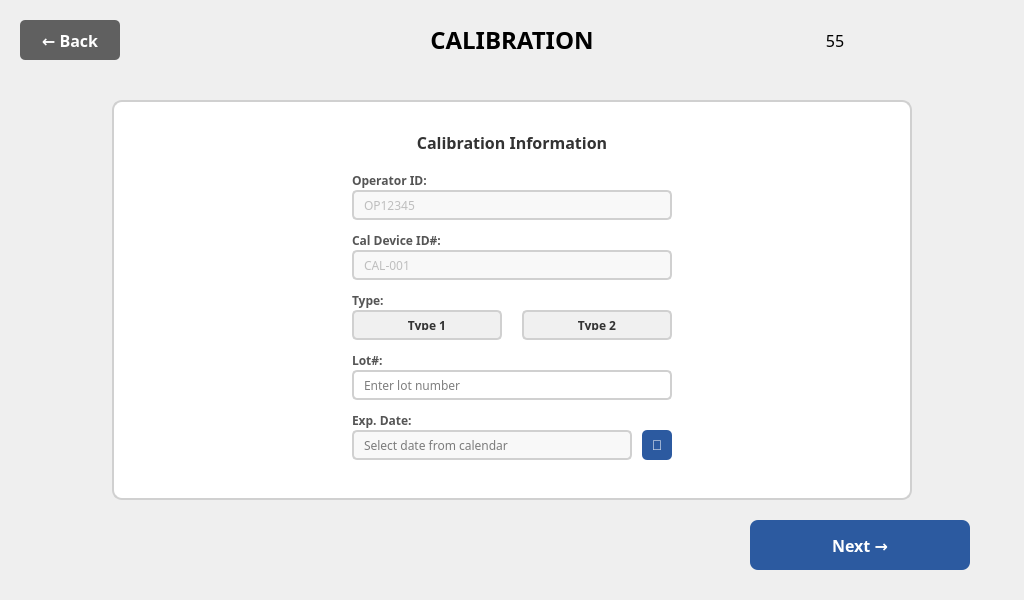
<?xml version="1.0" encoding="UTF-8"?>
<ui version="4.0">
 <class>CalibrationIntroView</class>
 <widget class="QMainWindow" name="CalibrationIntroView">
  <property name="geometry">
   <rect>
    <x>0</x>
    <y>0</y>
    <width>1024</width>
    <height>600</height>
   </rect>
  </property>
  <property name="windowTitle">
   <string>Calibration - Intro</string>
  </property>
  <property name="unifiedTitleAndToolBarOnMac">
   <bool>false</bool>
  </property>
  <widget class="QWidget" name="centralwidget">
   <!-- Header Section -->
   <widget class="QPushButton" name="pushButton_Back">
    <property name="geometry">
     <rect>
      <x>20</x>
      <y>20</y>
      <width>100</width>
      <height>40</height>
     </rect>
    </property>
    <property name="font">
     <font>
      <family>Pretendard</family>
      <pointsize>16</pointsize>
      <weight>75</weight>
      <bold>true</bold>
     </font>
    </property>
    <property name="styleSheet">
     <string notr="true">QPushButton {
    background-color: #606060;
    color: white;
    border: none;
    border-radius: 5px;
    font-size: 16px;
    font-weight: bold;
}
QPushButton:hover {
    background-color: #707070;
}
QPushButton:pressed {
    background-color: #505050;
}</string>
    </property>
    <property name="text">
     <string>← Back</string>
    </property>
   </widget>
   <widget class="QLabel" name="label_9">
    <property name="geometry">
     <rect>
      <x>850</x>
      <y>20</y>
      <width>80</width>
      <height>40</height>
     </rect>
    </property>
    <property name="text">
     <string/>
    </property>
    <property name="pixmap">
     <pixmap>../image/Icon/Battery_Icon-050.png</pixmap>
    </property>
    <property name="scaledContents">
     <bool>true</bool>
    </property>
   </widget>
   <widget class="QLabel" name="label_title">
    <property name="geometry">
     <rect>
      <x>412</x>
      <y>20</y>
      <width>200</width>
      <height>40</height>
     </rect>
    </property>
    <property name="font">
     <font>
      <family>Pretendard</family>
      <pointsize>18</pointsize>
      <weight>75</weight>
      <bold>true</bold>
     </font>
    </property>
    <property name="text">
     <string>CALIBRATION</string>
    </property>
    <property name="alignment">
     <set>Qt::AlignCenter</set>
    </property>
   </widget>
   <widget class="QLabel" name="label_DateNClock">
    <property name="geometry">
     <rect>
      <x>140</x>
      <y>20</y>
      <width>300</width>
      <height>40</height>
     </rect>
    </property>
    <property name="palette">
     <palette>
      <active>
       <colorrole role="WindowText">
        <brush brushstyle="SolidPattern">
         <color alpha="255">
          <red>79</red>
          <green>79</green>
          <blue>79</blue>
         </color>
        </brush>
       </colorrole>
      </active>
      <inactive>
       <colorrole role="WindowText">
        <brush brushstyle="SolidPattern">
         <color alpha="255">
          <red>79</red>
          <green>79</green>
          <blue>79</blue>
         </color>
        </brush>
       </colorrole>
      </inactive>
      <disabled>
       <colorrole role="WindowText">
        <brush brushstyle="SolidPattern">
         <color alpha="255">
          <red>120</red>
          <green>120</green>
          <blue>120</blue>
         </color>
        </brush>
       </colorrole>
      </disabled>
     </palette>
    </property>
    <property name="font">
     <font>
      <family>Pretendard</family>
      <pointsize>17</pointsize>
      <weight>50</weight>
      <bold>false</bold>
     </font>
    </property>
    <property name="text">
     <string></string>
    </property>
    <property name="alignment">
     <set>Qt::AlignLeading|Qt::AlignLeft|Qt::AlignVCenter</set>
    </property>
   </widget>
   <widget class="QLabel" name="label_BatteryGuage">
    <property name="geometry">
     <rect>
      <x>820</x>
      <y>20</y>
      <width>30</width>
      <height>40</height>
     </rect>
    </property>
    <property name="palette">
     <palette>
      <active>
       <colorrole role="WindowText">
        <brush brushstyle="SolidPattern">
         <color alpha="255">
          <red>0</red>
          <green>0</green>
          <blue>0</blue>
         </color>
        </brush>
       </colorrole>
      </active>
      <inactive>
       <colorrole role="WindowText">
        <brush brushstyle="SolidPattern">
         <color alpha="255">
          <red>0</red>
          <green>0</green>
          <blue>0</blue>
         </color>
        </brush>
       </colorrole>
      </inactive>
      <disabled>
       <colorrole role="WindowText">
        <brush brushstyle="SolidPattern">
         <color alpha="255">
          <red>120</red>
          <green>120</green>
          <blue>120</blue>
         </color>
        </brush>
       </colorrole>
      </disabled>
     </palette>
    </property>
    <property name="font">
     <font>
      <family>Pretendard</family>
      <pointsize>12</pointsize>
      <weight>50</weight>
      <bold>false</bold>
     </font>
    </property>
    <property name="text">
     <string>55</string>
    </property>
    <property name="alignment">
     <set>Qt::AlignCenter</set>
    </property>
   </widget>

   <!-- Main Form Section -->
   <widget class="QFrame" name="frame_calibration">
    <property name="geometry">
     <rect>
      <x>112</x>
      <y>100</y>
      <width>800</width>
      <height>400</height>
     </rect>
    </property>
    <property name="styleSheet">
     <string notr="true">QFrame {
    background-color: white;
    border: 2px solid #d0d0d0;
    border-radius: 10px;
}</string>
    </property>
    <property name="frameShape">
     <enum>QFrame::StyledPanel</enum>
    </property>
    <property name="frameShadow">
     <enum>QFrame::Raised</enum>
    </property>
    <!-- Form Title -->
    <widget class="QLabel" name="label_form_title">
     <property name="geometry">
      <rect>
       <x>40</x>
       <y>30</y>
       <width>720</width>
       <height>25</height>
      </rect>
     </property>
     <property name="font">
      <font>
       <family>Pretendard</family>
       <pointsize>16</pointsize>
       <weight>75</weight>
       <bold>true</bold>
      </font>
     </property>
     <property name="styleSheet">
      <string notr="true">QLabel {
    font-size: 16px;
    font-weight: bold;
    color: #333333;
    border: none;
}</string>
     </property>
     <property name="text">
      <string>Calibration Information</string>
     </property>
     <property name="alignment">
      <set>Qt::AlignCenter</set>
     </property>
    </widget>

    <!-- Operator ID -->
    <widget class="QLabel" name="label_operator_id">
     <property name="geometry">
      <rect>
       <x>240</x>
       <y>70</y>
       <width>320</width>
       <height>20</height>
      </rect>
     </property>
     <property name="font">
      <font>
       <family>Pretendard</family>
       <pointsize>12</pointsize>
       <weight>75</weight>
       <bold>true</bold>
      </font>
     </property>
     <property name="styleSheet">
      <string notr="true">font-size: 12px; font-weight: bold; color: #555555; border: none;</string>
     </property>
     <property name="text">
      <string>Operator ID:</string>
     </property>
    </widget>
    <widget class="QLineEdit" name="lineEdit_operator_id">
     <property name="geometry">
      <rect>
       <x>240</x>
       <y>90</y>
       <width>320</width>
       <height>30</height>
      </rect>
     </property>
     <property name="font">
      <font>
       <family>Pretendard</family>
       <pointsize>12</pointsize>
      </font>
     </property>
     <property name="styleSheet">
      <string notr="true">QLineEdit {
    border: 2px solid #d0d0d0;
    border-radius: 5px;
    padding: 8px;
    font-size: 12px;
    background-color: #f8f8f8;
}
QLineEdit:focus {
    border-color: #2c5aa0;
    background-color: white;
}</string>
     </property>
     <property name="enabled">
      <bool>false</bool>
     </property>
     <property name="text">
      <string>OP12345</string>
     </property>
    </widget>

    <!-- Cal Device ID -->
    <widget class="QLabel" name="label_device_id">
     <property name="geometry">
      <rect>
       <x>240</x>
       <y>130</y>
       <width>320</width>
       <height>20</height>
      </rect>
     </property>
     <property name="font">
      <font>
       <family>Pretendard</family>
       <pointsize>12</pointsize>
       <weight>75</weight>
       <bold>true</bold>
      </font>
     </property>
     <property name="styleSheet">
      <string notr="true">font-size: 12px; font-weight: bold; color: #555555; border: none;</string>
     </property>
     <property name="text">
      <string>Cal Device ID#:</string>
     </property>
    </widget>
    <widget class="QLineEdit" name="lineEdit_device_id">
     <property name="geometry">
      <rect>
       <x>240</x>
       <y>150</y>
       <width>320</width>
       <height>30</height>
      </rect>
     </property>
     <property name="font">
      <font>
       <family>Pretendard</family>
       <pointsize>12</pointsize>
      </font>
     </property>
     <property name="styleSheet">
      <string notr="true">QLineEdit {
    border: 2px solid #d0d0d0;
    border-radius: 5px;
    padding: 8px;
    font-size: 12px;
    background-color: #f8f8f8;
}
QLineEdit:focus {
    border-color: #2c5aa0;
    background-color: white;
}</string>
     </property>
     <property name="enabled">
      <bool>false</bool>
     </property>
     <property name="text">
      <string>CAL-001</string>
     </property>
    </widget>

    <!-- Type Selection -->
    <widget class="QLabel" name="label_type">
     <property name="geometry">
      <rect>
       <x>240</x>
       <y>190</y>
       <width>320</width>
       <height>20</height>
      </rect>
     </property>
     <property name="font">
      <font>
       <family>Pretendard</family>
       <pointsize>12</pointsize>
       <weight>75</weight>
       <bold>true</bold>
      </font>
     </property>
     <property name="styleSheet">
      <string notr="true">font-size: 12px; font-weight: bold; color: #555555; border: none;</string>
     </property>
     <property name="text">
      <string>Type:</string>
     </property>
    </widget>
    <widget class="QPushButton" name="pushButton_type1">
     <property name="geometry">
      <rect>
       <x>240</x>
       <y>210</y>
       <width>150</width>
       <height>30</height>
      </rect>
     </property>
     <property name="font">
      <font>
       <family>Pretendard</family>
       <pointsize>12</pointsize>
       <weight>75</weight>
       <bold>true</bold>
      </font>
     </property>
     <property name="styleSheet">
      <string notr="true">QPushButton {
    background-color: #f0f0f0;
    color: #333333;
    border: 2px solid #d0d0d0;
    border-radius: 5px;
    padding: 8px;
    font-size: 12px;
    font-weight: bold;
}
QPushButton:checked {
    background-color: #2c5aa0;
    color: white;
    border-color: #2c5aa0;
}
QPushButton:hover {
    background-color: #e0e0e0;
}</string>
     </property>
     <property name="checkable">
      <bool>true</bool>
     </property>
     <property name="text">
      <string>Type 1</string>
     </property>
    </widget>
    <widget class="QPushButton" name="pushButton_type2">
     <property name="geometry">
      <rect>
       <x>410</x>
       <y>210</y>
       <width>150</width>
       <height>30</height>
      </rect>
     </property>
     <property name="font">
      <font>
       <family>Pretendard</family>
       <pointsize>12</pointsize>
       <weight>75</weight>
       <bold>true</bold>
      </font>
     </property>
     <property name="styleSheet">
      <string notr="true">QPushButton {
    background-color: #f0f0f0;
    color: #333333;
    border: 2px solid #d0d0d0;
    border-radius: 5px;
    padding: 8px;
    font-size: 12px;
    font-weight: bold;
}
QPushButton:checked {
    background-color: #2c5aa0;
    color: white;
    border-color: #2c5aa0;
}
QPushButton:hover {
    background-color: #e0e0e0;
}</string>
     </property>
     <property name="checkable">
      <bool>true</bool>
     </property>
     <property name="text">
      <string>Type 2</string>
     </property>
    </widget>

    <!-- Lot# -->
    <widget class="QLabel" name="label_lot">
     <property name="geometry">
      <rect>
       <x>240</x>
       <y>250</y>
       <width>320</width>
       <height>20</height>
      </rect>
     </property>
     <property name="font">
      <font>
       <family>Pretendard</family>
       <pointsize>12</pointsize>
       <weight>75</weight>
       <bold>true</bold>
      </font>
     </property>
     <property name="styleSheet">
      <string notr="true">font-size: 12px; font-weight: bold; color: #555555; border: none;</string>
     </property>
     <property name="text">
      <string>Lot#:</string>
     </property>
    </widget>
    <widget class="QLineEdit" name="lineEdit_lot">
     <property name="geometry">
      <rect>
       <x>240</x>
       <y>270</y>
       <width>320</width>
       <height>30</height>
      </rect>
     </property>
     <property name="font">
      <font>
       <family>Pretendard</family>
       <pointsize>12</pointsize>
      </font>
     </property>
     <property name="styleSheet">
      <string notr="true">QLineEdit {
    border: 2px solid #d0d0d0;
    border-radius: 5px;
    padding: 8px;
    font-size: 12px;
    background-color: white;
}
QLineEdit:focus {
    border-color: #2c5aa0;
}</string>
     </property>
     <property name="enabled">
      <bool>true</bool>
     </property>
     <property name="placeholderText">
      <string>Enter lot number</string>
     </property>
    </widget>

    <!-- Exp. Date -->
    <widget class="QLabel" name="label_exp_date">
     <property name="geometry">
      <rect>
       <x>240</x>
       <y>310</y>
       <width>250</width>
       <height>20</height>
      </rect>
     </property>
     <property name="font">
      <font>
       <family>Pretendard</family>
       <pointsize>12</pointsize>
       <weight>75</weight>
       <bold>true</bold>
      </font>
     </property>
     <property name="styleSheet">
      <string notr="true">font-size: 12px; font-weight: bold; color: #555555; border: none;</string>
     </property>
     <property name="text">
      <string>Exp. Date:</string>
     </property>
    </widget>
    <widget class="QLineEdit" name="lineEdit_exp_date">
     <property name="geometry">
      <rect>
       <x>240</x>
       <y>330</y>
       <width>280</width>
       <height>30</height>
      </rect>
     </property>
     <property name="font">
      <font>
       <family>Pretendard</family>
       <pointsize>12</pointsize>
      </font>
     </property>
     <property name="styleSheet">
      <string notr="true">QLineEdit {
    border: 2px solid #d0d0d0;
    border-radius: 5px;
    padding: 8px;
    font-size: 12px;
    background-color: #f8f8f8;
}
QLineEdit:focus {
    border-color: #2c5aa0;
}</string>
     </property>
     <property name="readOnly">
      <bool>true</bool>
     </property>
     <property name="placeholderText">
      <string>Select date from calendar</string>
     </property>
    </widget>
    <widget class="QPushButton" name="pushButton_calendar">
     <property name="geometry">
      <rect>
       <x>530</x>
       <y>330</y>
       <width>30</width>
       <height>30</height>
      </rect>
     </property>
     <property name="styleSheet">
      <string notr="true">QPushButton {
    background-color: #2c5aa0;
    color: white;
    border: none;
    border-radius: 5px;
    font-size: 14px;
    font-weight: bold;
}
QPushButton:hover {
    background-color: #1e3f73;
}</string>
     </property>
     <property name="text">
      <string>📅</string>
     </property>
     <property name="toolTip">
      <string>Select date from calendar</string>
     </property>
    </widget>
   </widget>

   <!-- Navigation Buttons -->
   <widget class="QPushButton" name="pushButton_next">
    <property name="geometry">
     <rect>
      <x>750</x>
      <y>520</y>
      <width>220</width>
      <height>50</height>
     </rect>
    </property>
    <property name="font">
     <font>
      <family>Pretendard</family>
      <pointsize>16</pointsize>
      <weight>75</weight>
      <bold>true</bold>
     </font>
    </property>
    <property name="styleSheet">
     <string notr="true">QPushButton {
    background-color: #2c5aa0;
    color: white;
    border: none;
    border-radius: 8px;
    font-size: 16px;
    font-weight: bold;
    padding: 15px;
}
QPushButton:hover {
    background-color: #1e3f73;
}
QPushButton:pressed {
    background-color: #1a3866;
}</string>
    </property>
    <property name="text">
     <string>Next →</string>
    </property>
   </widget>
  </widget>
 </widget>
 <resources/>
 <connections/>
</ui>
